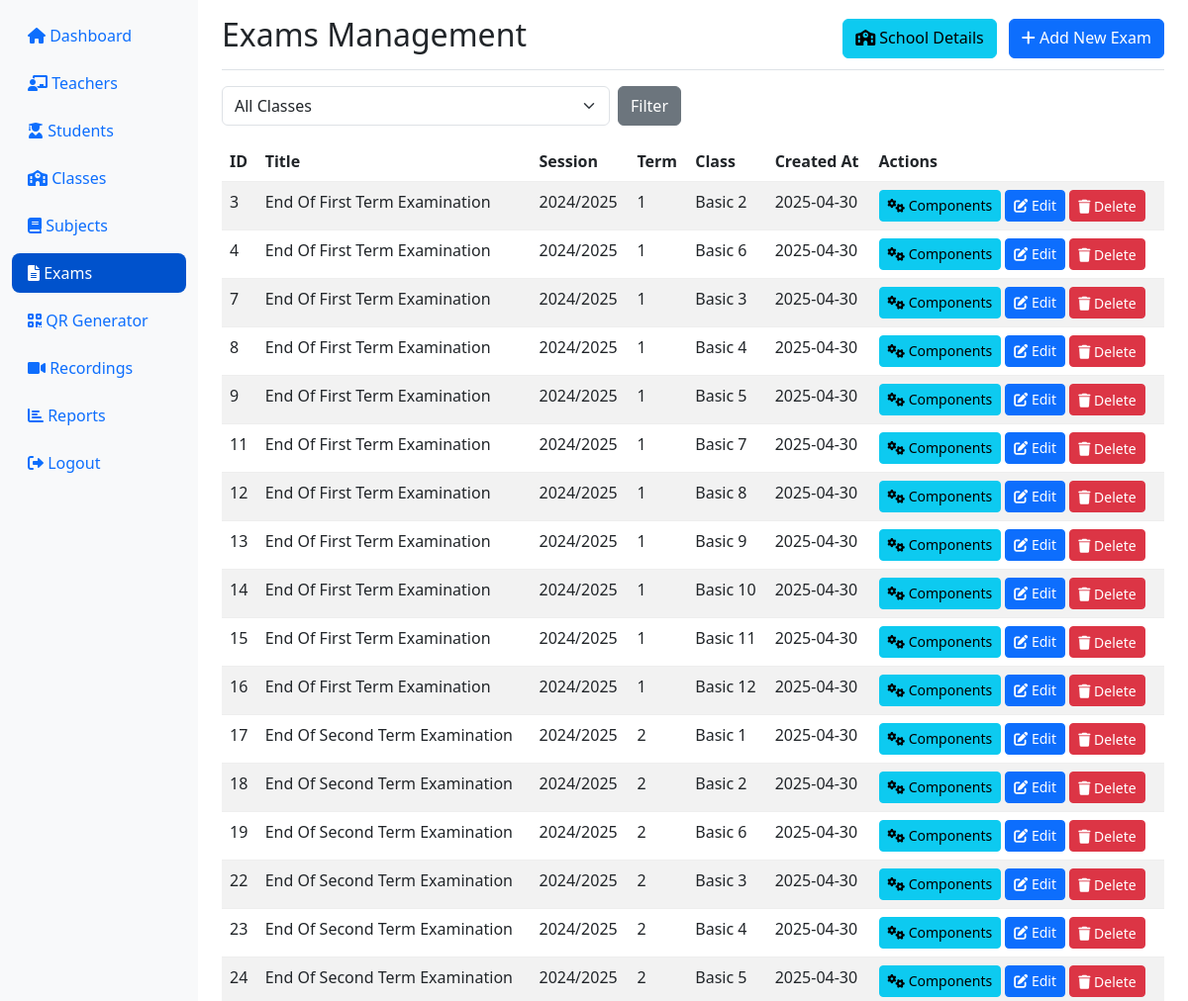
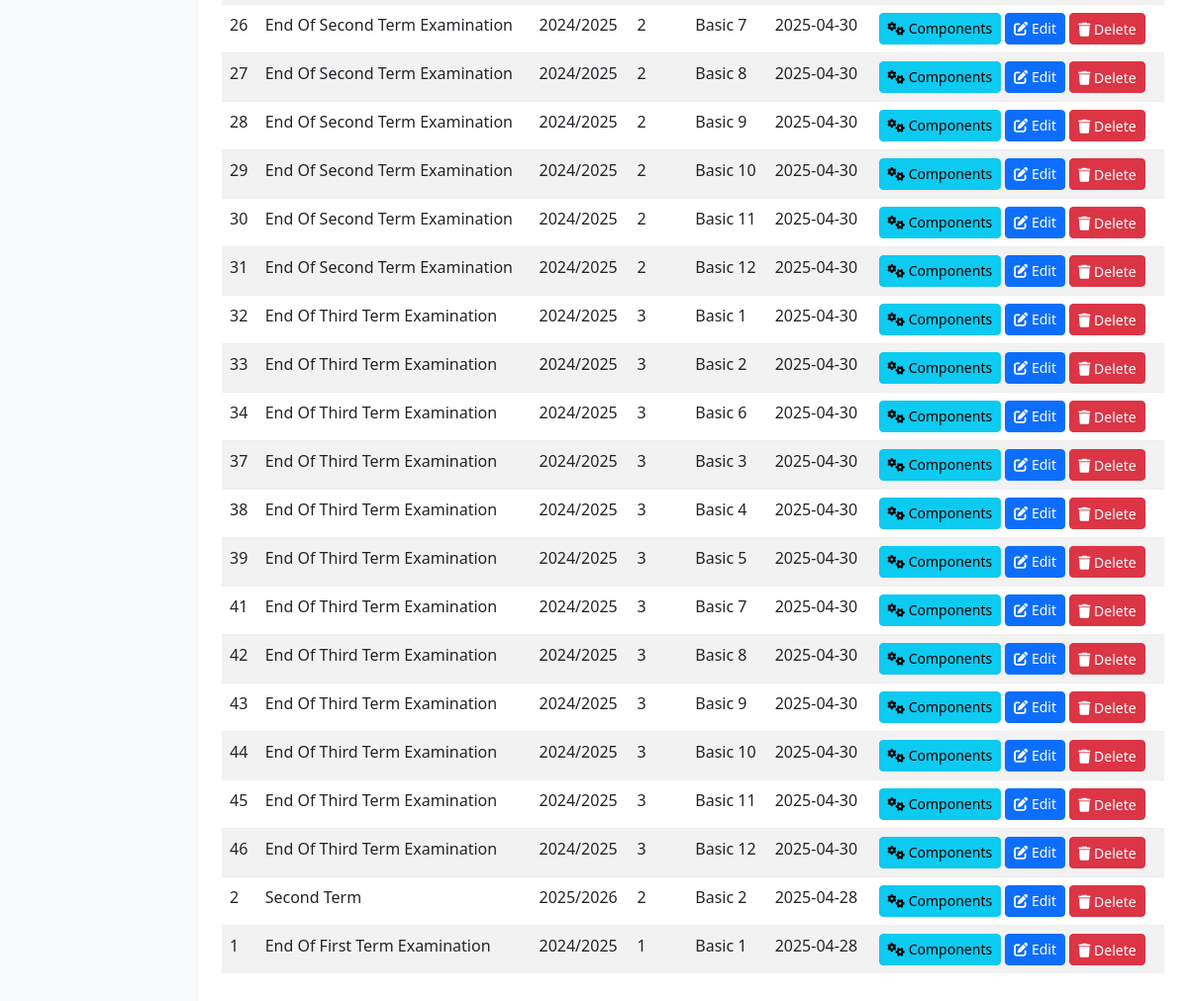
The app's page /admin/exams_list.php (signed in) with its own data (2 pictures, top to bottom).
### tables this page shows
CREATE TABLE `exams` (
  `id` int NOT NULL,
  `school_id` int NOT NULL,
  `title` varchar(255) NOT NULL,
  `session` varchar(20) NOT NULL,
  `term` int NOT NULL,
  `class_id` int NOT NULL,
  `created_by` int NOT NULL,
  `created_at` timestamp NULL DEFAULT CURRENT_TIMESTAMP
);

CREATE TABLE `classes` (
  `id` int NOT NULL,
  `school_id` int NOT NULL,
  `class_name` varchar(100) NOT NULL,
  `description` varchar(255) DEFAULT NULL,
  `created_by` int DEFAULT NULL,
  `created_at` timestamp NOT NULL DEFAULT CURRENT_TIMESTAMP
);

### includes/auth.php (called while the page is built, shortened)
<?php
function getCurrentSchoolId() {
    return $_SESSION['school_id'] ?? 1;
}
?>

### includes/functions.php (called while the page is built, shortened)
<?php
function getAllExams($pdo, $schoolId = null) {
    $schoolId = $schoolId ?? getCurrentSchoolId();
    try {
        $stmt = $pdo->prepare("
            SELECT e.*, c.class_name
            FROM exams e
            JOIN classes c ON e.class_id = c.id
            WHERE e.school_id = :school_id
            ORDER BY e.created_at DESC
        ");
        $stmt->bindParam(':school_id', $schoolId, PDO::PARAM_INT);
        $stmt->execute();
        return $stmt->fetchAll();
    } catch (PDOException $e) {
        error_log("Error fetching exams: " . $e->getMessage());
        return false;
    }
}
?>

### admin/exams_list.php (the view, shortened to what this page needs)
<?php
require_once '../includes/db.php';
require_once '../includes/auth.php';
require_once '../includes/functions.php';
$selectedClassId = isset($_GET['class_id']) ? (int)$_GET['class_id'] : 0;
if ($selectedClassId > 0) {
    $exams = getExamsByClass($pdo, $selectedClassId);
} else {
    $exams = getAllExams($pdo);
}
?>
<!DOCTYPE html>
<html lang="en">
<head>
    <link rel="stylesheet" href="../assets/clean-styles.css">
    <link rel="stylesheet" href="../assets/css/modern.css">
    <link href="https://cdn.jsdelivr.net/npm/bootstrap@5.3.0-alpha1/dist/css/bootstrap.min.css" rel="stylesheet">
    <link rel="stylesheet" href="https://cdnjs.cloudflare.com/ajax/libs/font-awesome/6.0.0-beta3/css/all.min.css">
</head>
<body>
    <div class="container-fluid">
        <div class="row">
            <div class="col-md-3 col-lg-2 d-md-block bg-light sidebar collapse">
                <div class="position-sticky pt-3">
                    <ul class="nav flex-column">
                        <li class="nav-item">
                            <a class="nav-link" href="dashboard.php">
                                <i class="fas fa-home"></i> Dashboard
                            </a>
                        </li>
                        <li class="nav-item">
                            <a class="nav-link" href="teachers_list.php">
                                <i class="fas fa-chalkboard-teacher"></i> Teachers
                            </a>
                        </li>
                        <li class="nav-item">
                            <a class="nav-link" href="students_list.php">
                                <i class="fas fa-user-graduate"></i> Students
                            </a>
                        </li>
                        <li class="nav-item">
                            <a class="nav-link" href="create_class.php">
                                <i class="fas fa-school"></i> Classes
                            </a>
                        </li>
                        <li class="nav-item">
                            <a class="nav-link" href="create_subject.php">
                                <i class="fas fa-book"></i> Subjects
                            </a>
                        </li>
                        <li class="nav-item">
                            <a class="nav-link active" href="exams_list.php">
                                <i class="fas fa-file-alt"></i> Exams
                            </a>
                        </li>
                        <li class="nav-item">
                            <a class="nav-link" href="admin_qr_generator.php">
                                <i class="fas fa-qrcode"></i> QR Generator
                            </a>
                        </li>
                        <li class="nav-item">
                            <a class="nav-link" href="view_recordings.php">
                                <i class="fas fa-video"></i> Recordings
                            </a>
                        </li>
                        <li class="nav-item">
                            <a class="nav-link" href="report.php">
                                <i class="fas fa-chart-bar"></i> Reports
                            </a>
                        </li>
                        <li class="nav-item">
                            <a class="nav-link" href="../logout.php">
                                <i class="fas fa-sign-out-alt"></i> Logout
                            </a>
                        </li>
                    </ul>
                </div>
            </div>
            <main class="col-md-9 ms-sm-auto col-lg-10 px-md-4">
                <div class="d-flex justify-content-between flex-wrap flex-md-nowrap align-items-center pt-3 pb-2 mb-3 border-bottom">
                    <h1 class="h2">Exams Management</h1>
                    <div>
                        <a href="school_details.php" class="btn btn-info me-2">
                            <i class="fas fa-school"></i> School Details
                        </a>
                        <a href="add_exam.php" class="btn btn-primary">
                            <i class="fas fa-plus"></i> Add New Exam
                        </a>
                    </div>
                </div>
                <div class="row mb-3">
                    <div class="col-md-6">
                        <form method="get" class="d-flex">
                            <select name="class_id" class="form-select me-2">
                                <option value="0">All Classes</option>
                            </select>
                            <button type="submit" class="btn btn-secondary">Filter</button>
                        </form>
                    </div>
                </div>
                <div class="table-responsive">
                    <table class="table table-striped table-hover">
                        <thead>
                            <tr>
                                <th>ID</th>
                                <th>Title</th>
                                <th>Session</th>
                                <th>Term</th>
                                <th>Class</th>
                                <th>Created At</th>
                                <th>Actions</th>
                            </tr>
                        </thead>
                        <tbody>
                            <?php if ($exams && count($exams) > 0): ?>
                                <?php foreach ($exams as $exam): ?>
                                <tr>
                                    <td><?php echo $exam['id']; ?></td>
                                    <td><?php echo htmlspecialchars($exam['title']); ?></td>
                                    <td><?php echo htmlspecialchars($exam['session']); ?></td>
                                    <td><?php echo htmlspecialchars($exam['term']); ?></td>
                                    <td><?php echo htmlspecialchars($exam['class_name'] ?? ''); ?></td>
                                    <td><?php echo date('Y-m-d', strtotime($exam['created_at'])); ?></td>
                                    <td>
                                        <a href="exam_components.php?id=<?php echo $exam['id']; ?>" class="btn btn-sm btn-info">
                                            <i class="fas fa-cogs"></i> Components
                                        </a>
                                        <a href="edit_exam.php?id=<?php echo $exam['id']; ?>" class="btn btn-sm btn-primary">
                                            <i class="fas fa-edit"></i> Edit
                                        </a>
                                        <button type="button" class="btn btn-sm btn-danger"
                                                onclick="confirmDelete(<?php echo $exam['id']; ?>, '<?php echo htmlspecialchars($exam['title']); ?>')">
                                            <i class="fas fa-trash"></i> Delete
                                        </button>
                                    </td>
                                </tr>
                                <?php endforeach; ?>
                            <?php else: ?>
                                <tr>
                                    <td colspan="7" class="text-center">No exams found</td>
                                </tr>
                            <?php endif; ?>
                        </tbody>
                    </table>
                </div>
            </main>
        </div>
    </div>
</body>
</html>

### assets/clean-styles.css (style rules this page uses)
:root { --primary: #0052cc; --primary-dark: #003d99; --primary-light: #4d88ff; --secondary: #00875a; --secondary-dark: #006644; --success: #36b37e; --danger: #de350b; --warning: #ff991f; --info: #0065ff; --dark: #172b4d; --light: #f4f5f7; --white: #ffffff; --gray: #6b778c; --gray-light: #dfe1e6; --gray-dark: #253858; --body-bg: #f4f5f7; --card-bg: #ffffff; --text: #172b4d; --text-light: #5e6c84; --text-white: #ffffff; --border: #dfe1e6; --spacing-xs: 0.25rem; --spacing-sm: 0.5rem; --spacing-md: 1rem; --spacing-lg: 1.5rem; --spacing-xl: 2rem; --radius-sm: 4px; --radius: 8px; --radius-lg: 12px; --shadow-sm: 0 1px 2px rgba(0, 0, 0, 0.05); --shadow: 0 1px 3px rgba(0, 0, 0, 0.1); --shadow-lg: 0 4px 6px rgba(0, 0, 0, 0.1); --transition: 0.2s ease; }
* { margin: 0; padding: 0; box-sizing: border-box; }
html { font-size: 16px; -webkit-text-size-adjust: 100%; }
body { font-family: -apple-system, BlinkMacSystemFont, "Segoe UI", Roboto, Oxygen, Ubuntu, Cantarell, sans-serif; line-height: 1.5; color: var(--text); background-color: var(--body-bg); }
h1, h2, h3, h4, h5, h6 { margin-bottom: var(--spacing-md); font-weight: 600; line-height: 1.2; color: var(--dark); }
input, select, textarea { width: 100%; padding: var(--spacing-sm) var(--spacing-md); border: 1px solid var(--border); border-radius: var(--radius); background-color: var(--white); color: var(--text); font-size: 1rem; }
.btn { display: inline-flex; align-items: center; justify-content: center; padding: var(--spacing-sm) var(--spacing-lg); border-radius: var(--radius); font-weight: 500; text-align: center; cursor: pointer; transition: var(--transition); background: var(--primary); color: var(--text-white); border: none; min-height: 40px; }
.btn-sm { padding: 0.25rem 0.5rem; font-size: 0.875rem; min-height: 32px; }
.table-responsive { overflow-x: auto; -webkit-overflow-scrolling: touch; margin-bottom: var(--spacing-lg); }
table { width: 100%; border-collapse: collapse; }
th, td { padding: var(--spacing-md); border-bottom: 1px solid var(--border); text-align: left; }
th { background: var(--light); font-weight: 600; color: var(--text); }
.nav { display: flex; flex-wrap: wrap; gap: var(--spacing-sm); margin-bottom: var(--spacing-lg); }
.nav-item { list-style: none; }
.nav-link { display: flex; align-items: center; padding: var(--spacing-sm) var(--spacing-md); color: var(--text); text-decoration: none; border-radius: var(--radius); transition: var(--transition); }
.nav-link.active { background: var(--primary); color: var(--text-white); }
.d-flex { display: flex !important; }
.flex-wrap { flex-wrap: wrap !important; }
.justify-content-between { justify-content: space-between !important; }
.align-items-center { align-items: center !important; }
.mb-3 { margin-bottom: var(--spacing-md) !important; }
.btn { display: inline-flex; align-items: center; gap: 0.5rem; padding: 0.5rem 1rem; border-radius: 0.25rem; border: none; cursor: pointer; transition: all 0.2s ease; }
.btn-primary { background-color: #4A90E2; color: white; }

### assets/css/modern.css (style rules this page uses)
* { margin: 0; padding: 0; box-sizing: border-box; }
body { font-family: -apple-system, BlinkMacSystemFont, "Segoe UI", Roboto, Oxygen, Ubuntu, Cantarell, sans-serif; line-height: 1.6; background-color: #f5f7fa; color: #333; padding: 0; margin: 0; }
h1, h2, h3, h4, h5, h6 { margin-bottom: 15px; color: #333; font-weight: 600; }
h1 { font-size: 24px; }
a { color: #4a90e2; text-decoration: none; }
.table-responsive { overflow-x: auto; -webkit-overflow-scrolling: touch; }
.table { width: 100%; border-collapse: collapse; }
.table th, .table td { padding: 12px 15px; text-align: left; border-bottom: 1px solid #eee; }
.table th { background-color: #f9f9f9; font-weight: 600; }
.table tr:last-child td { border-bottom: none; }
.btn { display: inline-block; padding: 10px 15px; background-color: #4a90e2; color: #fff; border: none; border-radius: 5px; cursor: pointer; font-size: 14px; text-align: center; transition: background-color 0.2s; text-decoration: none; }
.btn-sm { padding: 6px 10px; font-size: 12px; }
input[type="text"], input[type="email"], input[type="password"], input[type="date"], input[type="number"], select, textarea { width: 100%; padding: 10px; border: 1px solid #ddd; border-radius: 5px; font-size: 14px; background-color: #fff; }
@media (min-width: 768px) { h1 { font-size: 28px; } }

### records on screen
exams: id "3", title "End Of First Term Examination", session "2024/2025", term "1", class.class_name "Basic 2", created_at "2025-04-30"
exams: id "4", title "End Of First Term Examination", session "2024/2025", term "1", class.class_name "Basic 6", created_at "2025-04-30"
exams: id "7", title "End Of First Term Examination", session "2024/2025", term "1", class.class_name "Basic 3", created_at "2025-04-30"
exams: id "8", title "End Of First Term Examination", session "2024/2025", term "1", class.class_name "Basic 4", created_at "2025-04-30"
exams: id "9", title "End Of First Term Examination", session "2024/2025", term "1", class.class_name "Basic 5", created_at "2025-04-30"
exams: id "11", title "End Of First Term Examination", session "2024/2025", term "1", class.class_name "Basic 7", created_at "2025-04-30"
exams: id "12", title "End Of First Term Examination", session "2024/2025", term "1", class.class_name "Basic 8", created_at "2025-04-30"
exams: id "13", title "End Of First Term Examination", session "2024/2025", term "1", class.class_name "Basic 9", created_at "2025-04-30"
exams: id "14", title "End Of First Term Examination", session "2024/2025", term "1", class.class_name "Basic 10", created_at "2025-04-30"
exams: id "15", title "End Of First Term Examination", session "2024/2025", term "1", class.class_name "Basic 11", created_at "2025-04-30"
exams: id "16", title "End Of First Term Examination", session "2024/2025", term "1", class.class_name "Basic 12", created_at "2025-04-30"
exams: id "17", title "End Of Second Term Examination", session "2024/2025", term "2", class.class_name "Basic 1", created_at "2025-04-30"
exams: id "18", title "End Of Second Term Examination", session "2024/2025", term "2", class.class_name "Basic 2", created_at "2025-04-30"
exams: id "19", title "End Of Second Term Examination", session "2024/2025", term "2", class.class_name "Basic 6", created_at "2025-04-30"
exams: id "22", title "End Of Second Term Examination", session "2024/2025", term "2", class.class_name "Basic 3", created_at "2025-04-30"
exams: id "23", title "End Of Second Term Examination", session "2024/2025", term "2", class.class_name "Basic 4", created_at "2025-04-30"
exams: id "24", title "End Of Second Term Examination", session "2024/2025", term "2", class.class_name "Basic 5", created_at "2025-04-30"
exams: id "26", title "End Of Second Term Examination", session "2024/2025", term "2", class.class_name "Basic 7", created_at "2025-04-30"
exams: id "27", title "End Of Second Term Examination", session "2024/2025", term "2", class.class_name "Basic 8", created_at "2025-04-30"
exams: id "28", title "End Of Second Term Examination", session "2024/2025", term "2", class.class_name "Basic 9", created_at "2025-04-30"
exams: id "29", title "End Of Second Term Examination", session "2024/2025", term "2", class.class_name "Basic 10", created_at "2025-04-30"
exams: id "30", title "End Of Second Term Examination", session "2024/2025", term "2", class.class_name "Basic 11", created_at "2025-04-30"
exams: id "31", title "End Of Second Term Examination", session "2024/2025", term "2", class.class_name "Basic 12", created_at "2025-04-30"
exams: id "32", title "End Of Third Term Examination", session "2024/2025", term "3", class.class_name "Basic 1", created_at "2025-04-30"
exams: id "33", title "End Of Third Term Examination", session "2024/2025", term "3", class.class_name "Basic 2", created_at "2025-04-30"
exams: id "34", title "End Of Third Term Examination", session "2024/2025", term "3", class.class_name "Basic 6", created_at "2025-04-30"
exams: id "37", title "End Of Third Term Examination", session "2024/2025", term "3", class.class_name "Basic 3", created_at "2025-04-30"
exams: id "38", title "End Of Third Term Examination", session "2024/2025", term "3", class.class_name "Basic 4", created_at "2025-04-30"
exams: id "39", title "End Of Third Term Examination", session "2024/2025", term "3", class.class_name "Basic 5", created_at "2025-04-30"
exams: id "41", title "End Of Third Term Examination", session "2024/2025", term "3", class.class_name "Basic 7", created_at "2025-04-30"
exams: id "42", title "End Of Third Term Examination", session "2024/2025", term "3", class.class_name "Basic 8", created_at "2025-04-30"
exams: id "43", title "End Of Third Term Examination", session "2024/2025", term "3", class.class_name "Basic 9", created_at "2025-04-30"
exams: id "44", title "End Of Third Term Examination", session "2024/2025", term "3", class.class_name "Basic 10", created_at "2025-04-30"
exams: id "45", title "End Of Third Term Examination", session "2024/2025", term "3", class.class_name "Basic 11", created_at "2025-04-30"
exams: id "46", title "End Of Third Term Examination", session "2024/2025", term "3", class.class_name "Basic 12", created_at "2025-04-30"
exams: id "2", title "Second Term", session "2025/2026", term "2", class.class_name "Basic 2", created_at "2025-04-28"
exams: id "1", title "End Of First Term Examination", session "2024/2025", term "1", class.class_name "Basic 1", created_at "2025-04-28"
